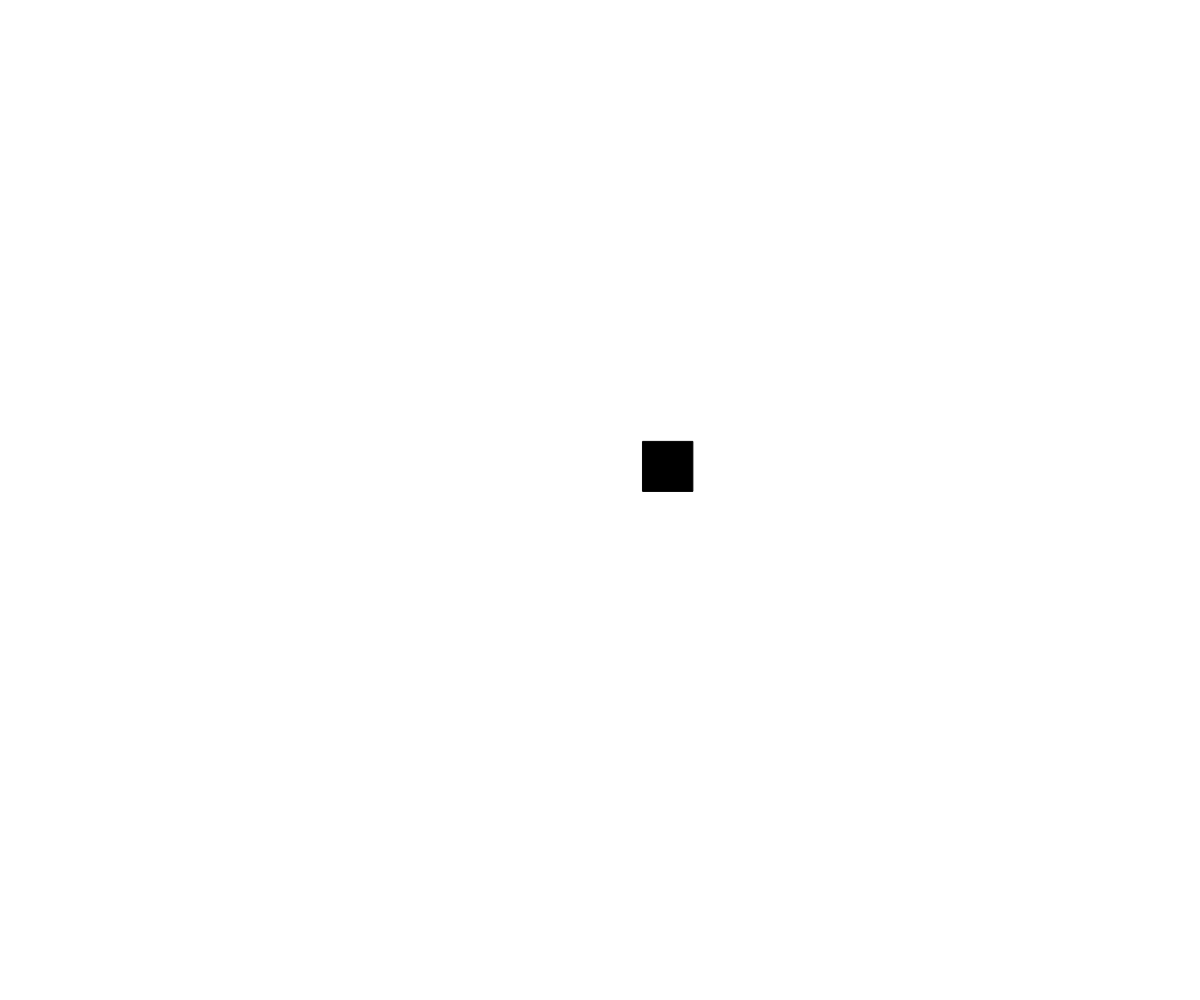
Frame 1 (no input)
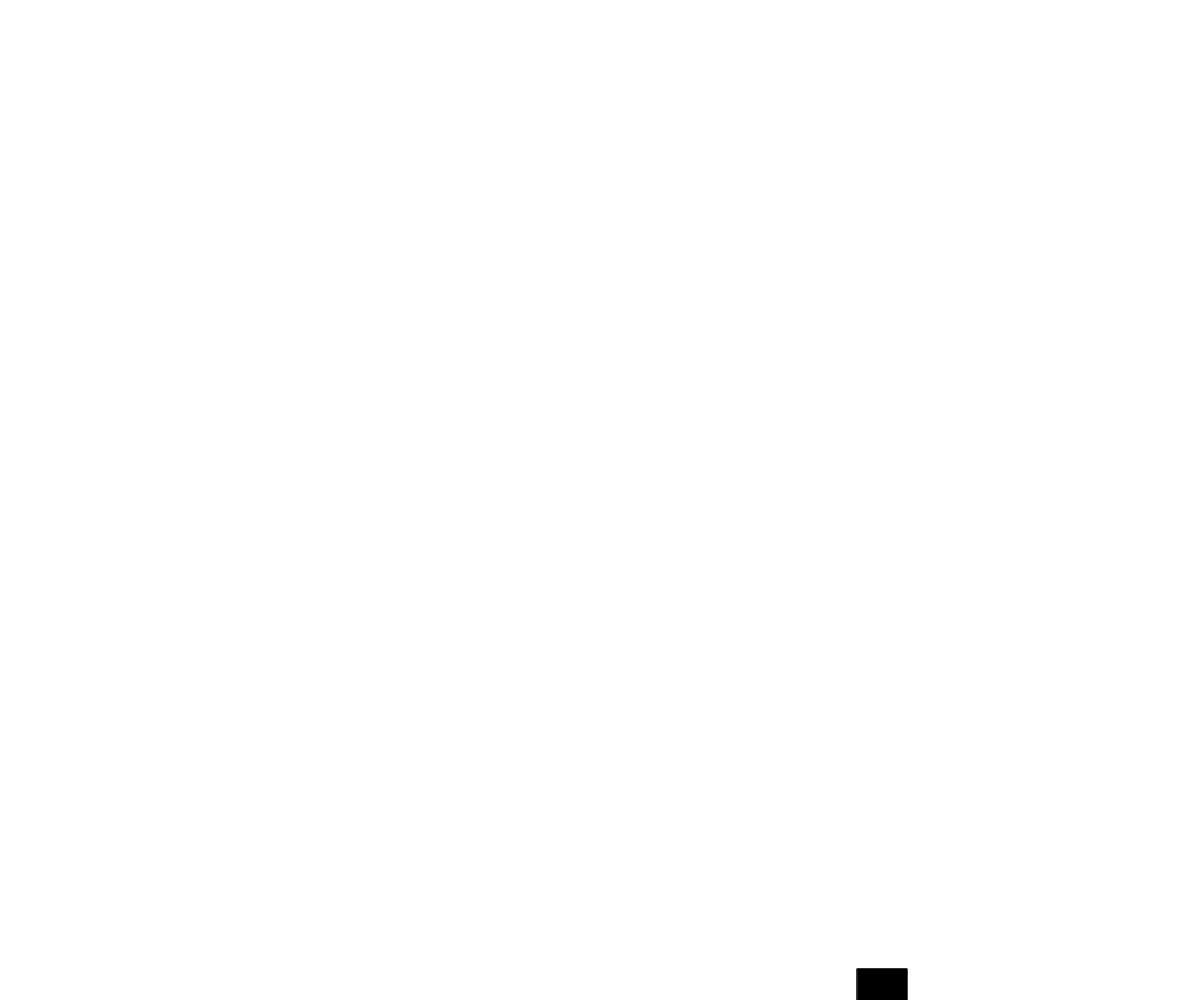
Frame 60 (no input)
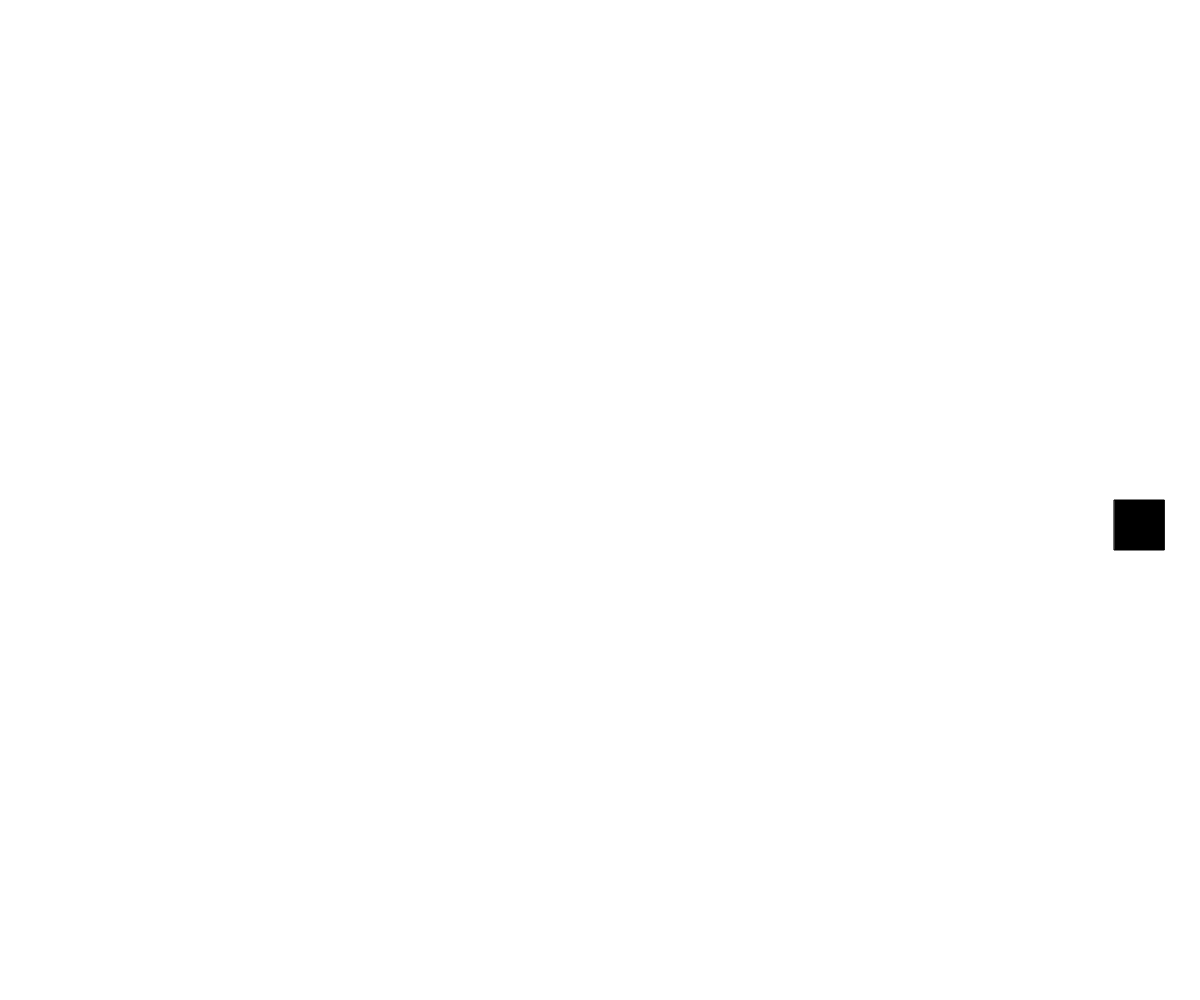
Frame 120 (the mouse pressed at the canvas centre since frame 60)

The p5.js sketch that drew these frames (run headless with seeded random() and noise() and a simulated clock; from frame 60 on, the mouse is pressed at the canvas centre):

// p5.js sketch
// ── sketch.js
// Bouncing logo
// Anurag Sakharkar
// 9 Sept 2019
//
// Extra for Experts:
// - describe what you did to take this project "above and beyond"

let x;
let y;
let dx = 10;
let dy = 10;
let radius;
let rectsize;
let mode = "rectangle";


function setup() 
{

  createCanvas(windowWidth, windowHeight);
  x = width/2;
  y = height/2;
  dx = random(-100, 100);
  dy = random(-100, 100);
  radius = 100;
  rectsize = 50;

}

function draw() 
{

  background(255);
  x += dx;
  y += dy;


  if (mode === "circle") 
  {
    displayCircle()
  }


  else if (mode === "rectangle")
  {
    displayRectangle(); 
  }

}

function windowResized() {
  resizeCanvas(windowWidth, windowHeight);

}



function displayCircle()
{

  if (x > windowWidth - radius/2 || x < 0 + radius/2){
    dx *= -1
  }

  if (y > windowHeight - radius/2 || y < 0 + radius/2){
    dy *= -1
  }

  fill(0);
  circle(x, y, radius);

}


function displayRectangle() 
{

  if (x > windowWidth - rectsize || x < 0){
    dx *= -1
  }

  if (y > windowHeight - rectsize || y < 0){
    dy *= -1
  }

  fill(0);
  rect(x, y, rectsize, rectsize);
  print(x);
  print(y);

}
